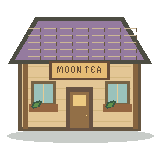
#> input picture Game/Assets/Wildfeast/Resources/Art/building-teahouse.png, 160 x 144 px, given in place of brothback.png, which was not available
$ python wonder_preview.py
#> lines starting #> are read from the running program, lines starting #| are printed output that depends on the picture; pictures that were not available may be replaced by others from this repository, and a replacement may not be noted
"""Preview the project's native cast without regenerating or editing any game assets."""
from pathlib import Path
from PIL import Image,ImageDraw,ImageFont
import sys
repo=Path(__file__).resolve().parents[1];art=repo/'Game/Assets/Wildfeast/Resources/Art'
folder=Path(sys.argv[1]) if len(sys.argv)>1 else repo/'artifacts/wonder-preview';folder.mkdir(parents=True,exist_ok=True)
font=ImageFont.truetype(str(repo/'Game/Assets/Wildfeast/Fonts/PixelifySans.ttf'),22)
sheet=Image.new('RGB',(1060,600),'#243740');d=ImageDraw.Draw(sheet)
#> after `sheet = Image.new('RGB', (1060, 600), '#243740')`:
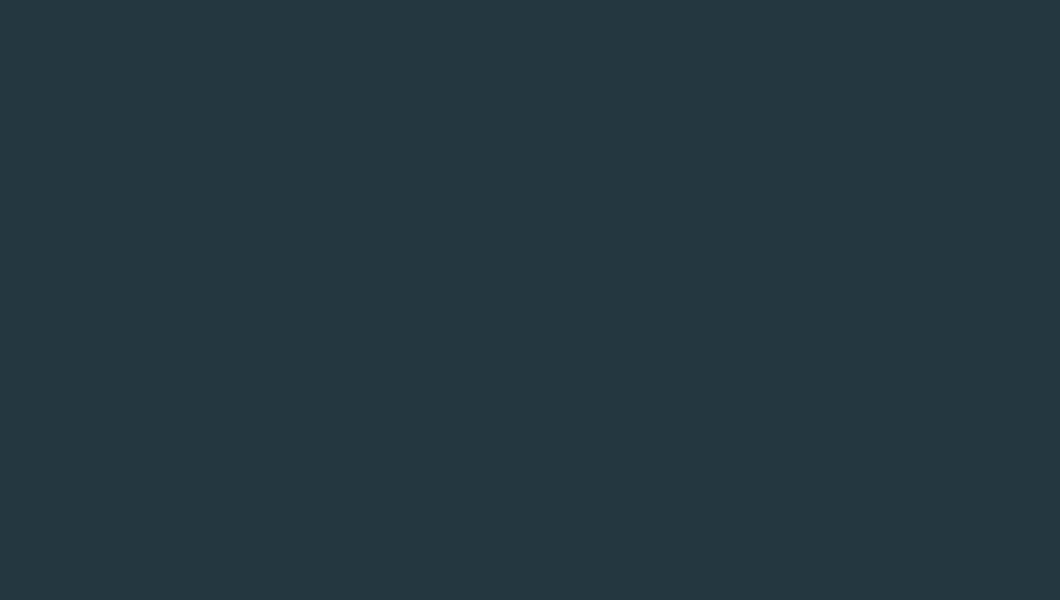
#> sheet: PIL image 1060x600 RGB; mean R, G, B 36, 55, 64
for n,(name,label) in enumerate([('brothback','Stock-pot boar'),('custardram','Custard sheep'),('spicecrab','Spicepangolin'),('mochimoth','Dumpling moth'),('kelpsnail','Kelp spiral snail')]):
 im=Image.open(art/(name+'.png'));im=im.resize((im.width*2,im.height*2),Image.Resampling.NEAREST);x=20+n*210;sheet.paste(im,(x,50),im);d.text((x,200),label,font=font,fill='#edcf95')
#> further down, im is the input picture: PIL image 160x144 RGBA; mean R, G, B, A 97.1, 85, 74.1, 156.2
#> after `im = im.resize((im.width * 2, im.height * 2), Image.Resampling.NEAREST`:
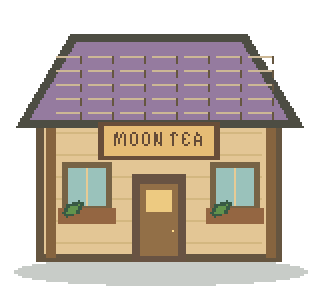
#> im: PIL image 320x288 RGBA; mean R, G, B, A 97.1, 85, 74.1, 156.2; transparent parts drawn white
#> after `sheet.paste(im, (x, 50), im)`:
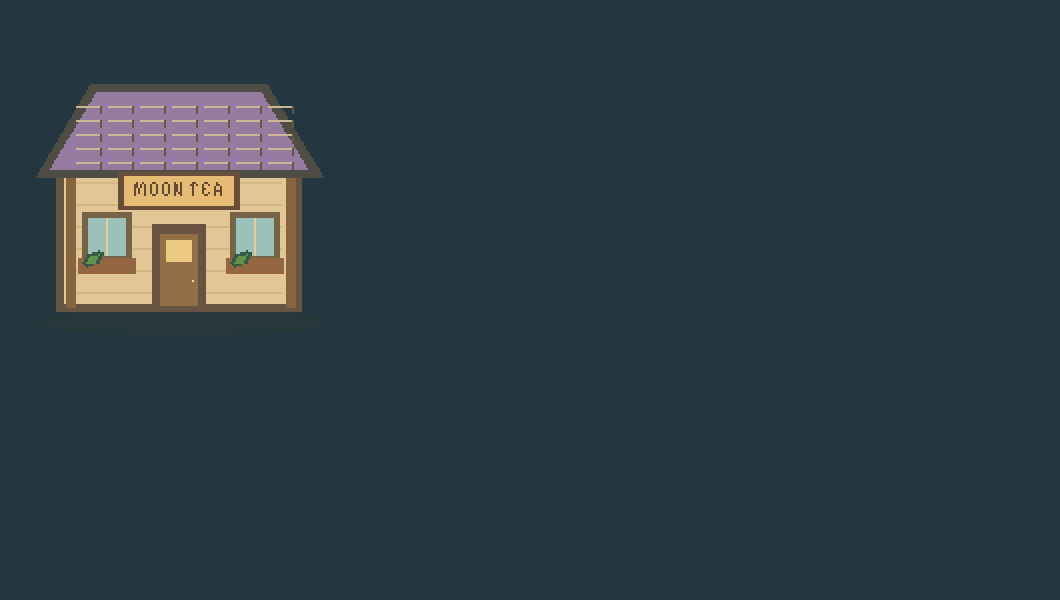
#> sheet: PIL image 1060x600 RGB; mean R, G, B 46.6, 62, 68.8
#> pass 2 of the loop `for n,(name,label) in enumerate([('brothback','Stock-pot boar'),('cust..`:
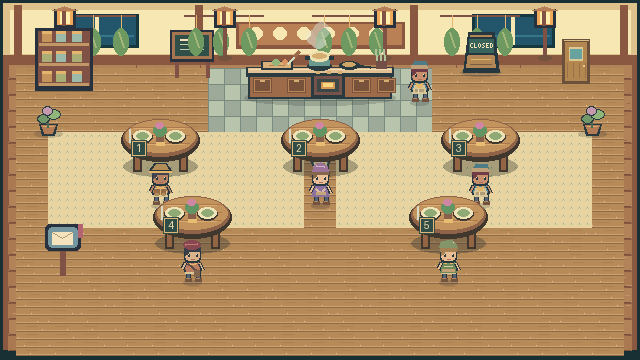
#> input picture Game/Assets/Wildfeast/Resources/Art/guide-kitchen.png, 640 x 360 px, given in place of custardram.png, which was not available
#> im is the input picture: PIL image 640x360 RGBA; mean R, G, B, A 174.9, 147.4, 106.3, 255
#> `im = im.resize((im.width * 2, im.height * 2), Image.Resampling.NEAREST`:
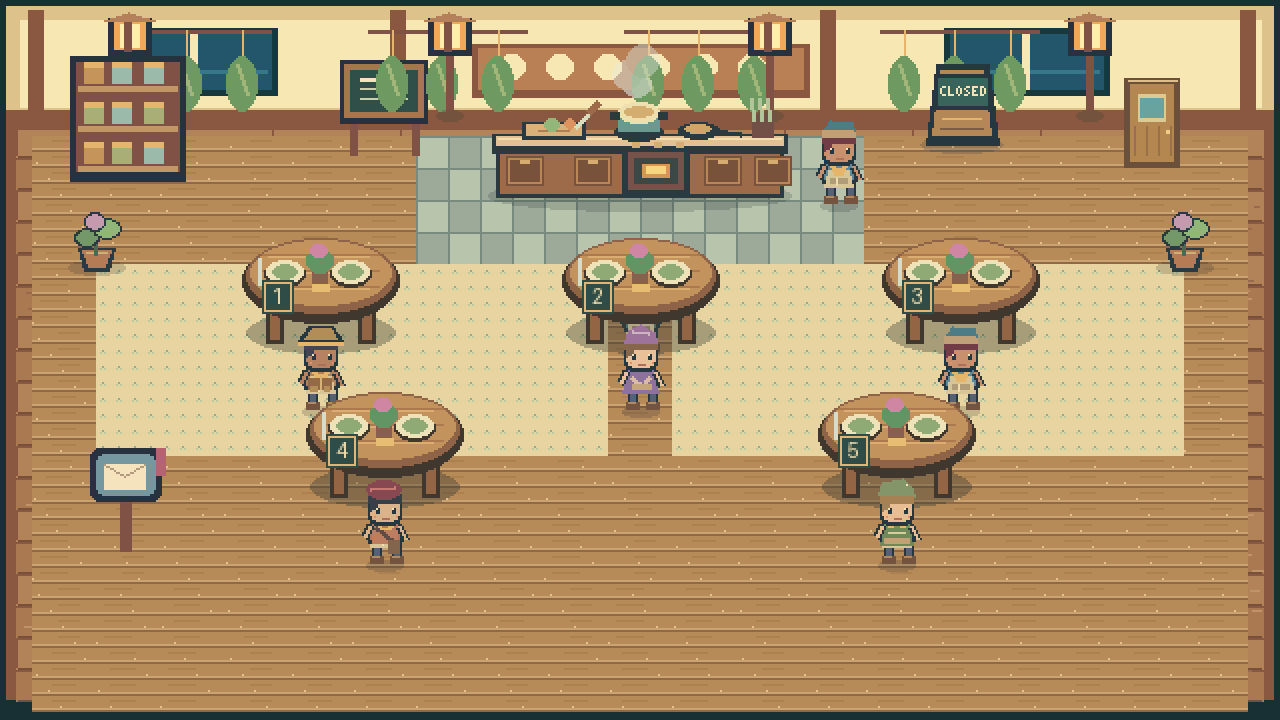
#> im: PIL image 1280x720 RGBA; mean R, G, B, A 174.9, 147.4, 106.3, 255
#> `sheet.paste(im, (x, 50), im)`:
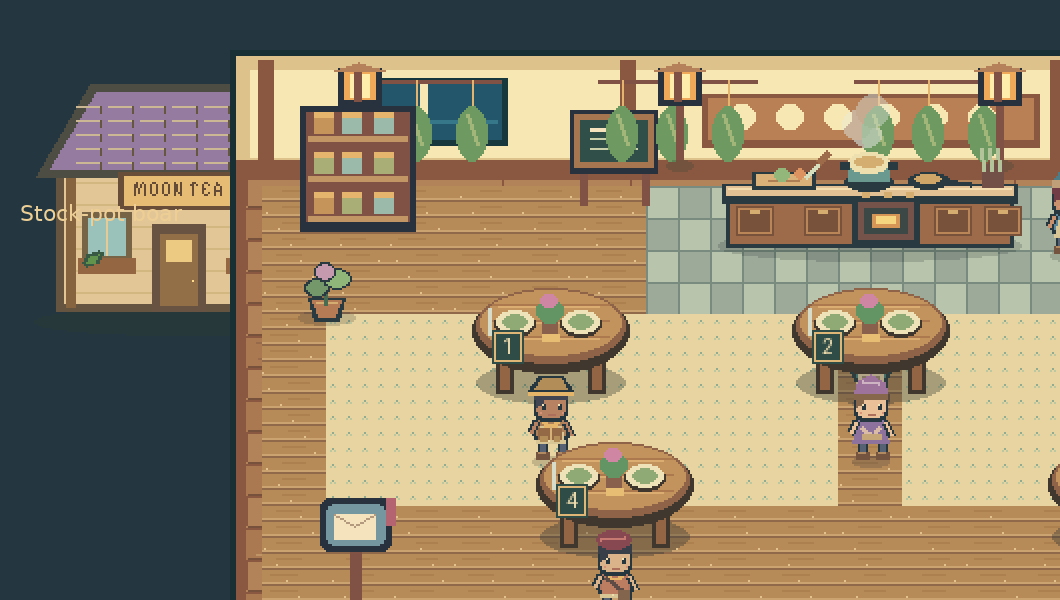
#> sheet: PIL image 1060x600 RGB; mean R, G, B 144.6, 130.8, 103.6
#> (the run stopped early here; a loop or call above may not have finished)
